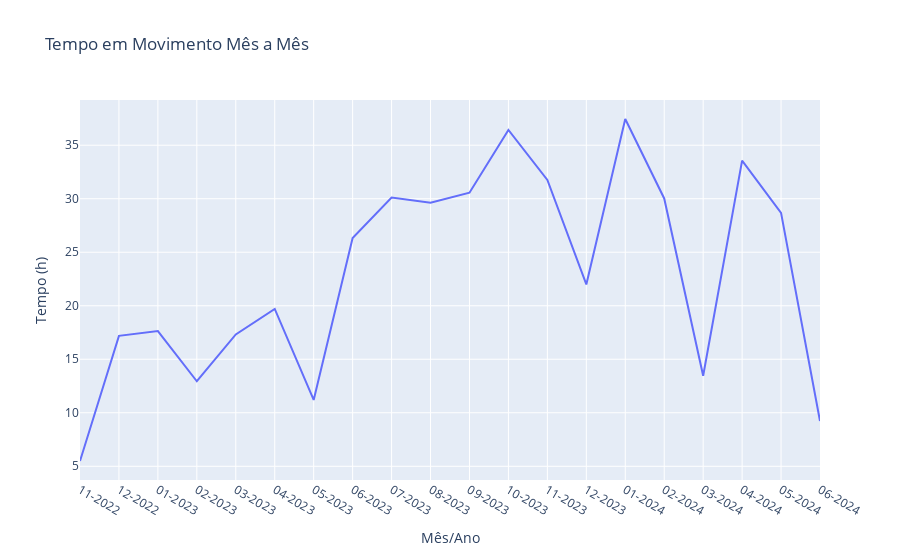

Notebook source saved alongside this figure:
### Markdown cell above
Com base no gráfico “Quantidade de Atividades por Tipo de Esporte Mês a Mês”, podemos tirar algumas conclusões:

*   Variação Mensal: O número de atividades por tipo de esporte varia ao longo dos meses. Alguns esportes têm maior frequência em determinados meses.
*   Esportes Mais Praticados: A atividade de corrida (running) parece ser a mais frequente na maioria dos meses.
*   Observa-se uma tendência sazonal, onde alguns esportes têm picos em determinados meses ou estações.
*   Diversidade de Esportes: O gráfico mostra que diferentes tipos de esporte são praticados regularmente, incluindo treino com peso, caminhada, natação, bicicleta e simulador de escadas.

### Code cell
# Qual é o tempo em movimento mês a mês?
# Agrupando pela coluna mês/ano e somando os segundos gastos na atividade
tempo_em_movimento = df.groupby("ano_mes")['duracao'].sum().reset_index()

# Ordenando os dados
tempo_em_movimento["ano_mes"] = pd.to_datetime(tempo_em_movimento["ano_mes"], format="%m-%Y")
tempo_em_movimento.sort_values(by="ano_mes", inplace=True)
tempo_em_movimento["ano_mes"] = tempo_em_movimento["ano_mes"].dt.strftime("%m-%Y")

# Convertendo segundos -> horas
tempo_em_movimento["duracao"] = tempo_em_movimento["duracao"] / 3600 
tempo_em_movimento.columns = ["Mês/Ano", "Tempo (h)"]

# 5. Plotar o gráfico de linhas
fig = px.line(tempo_em_movimento, x='Mês/Ano', y='Tempo (h)', title='Tempo em Movimento Mês a Mês')

# Mostrar o gráfico
fig.show()
fig.write_image("meu_grafico05.png")

### Figure 1 — Plotly figure (JSON) as saved in the notebook; plotly's stock layout.template omitted (floating-point values rounded to 4 significant figures)
{"data": [{"hovertemplate": "Mês/Ano=%{x}<br>Tempo (h)=%{y}<extra></extra>", "legendgroup": "", "line": {"color": "#636efa", "dash": "solid"}, "marker": {"symbol": "circle"}, "mode": "lines", "name": "", "orientation": "v", "showlegend": false, "type": "scatter", "x": ["11-2022", "12-2022", "01-2023", "02-2023", "03-2023", "04-2023", "05-2023", "06-2023", "07-2023", "08-2023", "09-2023", "10-2023", "11-2023", "12-2023", "01-2024", "02-2024", "03-2024", "04-2024", "05-2024", "06-2024"], "xaxis": "x", "y": [5.494, 17.19, 17.63, 12.95, 17.32, 19.7, 11.2, 26.32, 30.12, 29.63, 30.56, 36.43, 31.76, 21.99, 37.45, 30.03, 13.46, 33.56, 28.68, 9.233], "yaxis": "y"}], "layout": {"legend": {"tracegroupgap": 0}, "title": {"text": "Tempo em Movimento Mês a Mês"}, "xaxis": {"anchor": "y", "domain": [0, 1], "title": {"text": "Mês/Ano"}}, "yaxis": {"anchor": "x", "domain": [0, 1], "title": {"text": "Tempo (h)"}}}}
